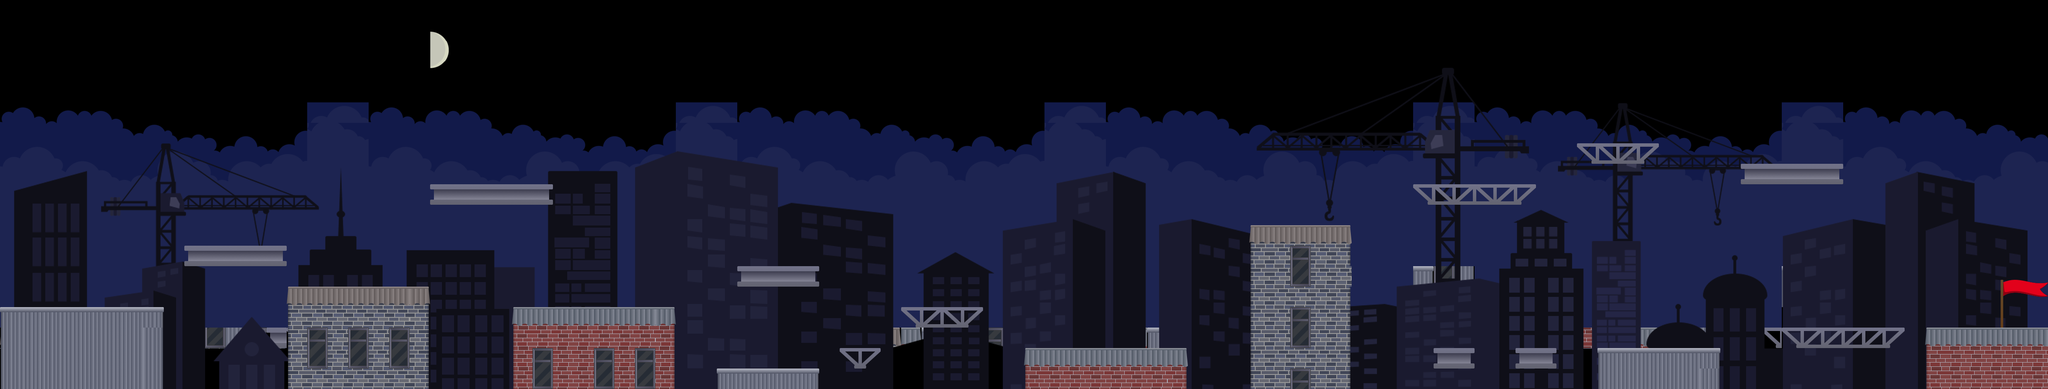

A level layout from a 2D game, rendered from its tile map. Below: a short description, then the map file with tile-grid data replaced by summaries:
An orthogonal 100x19 tile map with 48x48 px tiles, 4 tile layers (layer1, layer4, layer2, layer3), 6 tilesets and 17 objects.

<map version="1.2" tiledversion="1.2.1" orientation="orthogonal" renderorder="right-down" width="100" height="19" tilewidth="48" tileheight="48" infinite="0" nextlayerid="8" nextobjectid="40">
 <tileset firstgid="1" name="clouds" tilewidth="48" tileheight="48" tilecount="240" columns="15">
  <image source="../../sprites/wolken.png" width="750" height="777" />
 </tileset>
 <tileset firstgid="241" name="spritesheet" tilewidth="48" tileheight="48" tilecount="30" columns="6">
  <image source="../../sprites/main/spritesheet.png" width="288" height="240" />
 </tileset>
 <tileset firstgid="271" name="skyline" tilewidth="48" tileheight="48" tilecount="1782" columns="99">
  <image source="../../sprites/main/skyline.png" width="4777" height="900" />
 </tileset>
 <tileset firstgid="2053" name="chair" tilewidth="35" tileheight="51" tilecount="1" columns="1">
  <image source="../../sprites/main/chair.png" width="35" height="51" />
 </tileset>
 <tileset firstgid="2054" name="flag" tilewidth="48" tileheight="48" tilecount="150" columns="15">
  <image source="../../sprites/main/flag.png" width="764" height="500" />
 </tileset>
 <tileset firstgid="2204" name="moonimahes" tilewidth="48" tileheight="48" spacing="1" tilecount="105" columns="15">
  <image source="../../sprites/moonimahes.png" width="750" height="346" />
 </tileset>
 <layer id="2" name="layer1" width="100" height="19">
  <data>[1900 cells, 1900 non-empty, 285 distinct tile ids]</data>
 </layer>
 <layer id="1" name="layer4" width="100" height="19">
  <data>[1900 cells, 1782 non-empty, 1782 distinct tile ids]</data>
 </layer>
 <objectgroup id="6" name="Collects">
  <object id="17" gid="2053" x="1123" y="343" width="35" height="51" />
  <object id="21" gid="2053" x="1792.33" y="467.667" width="35" height="51" />
  <object id="22" gid="2053" x="1792.33" y="812.333" width="35" height="51" />
  <object id="23" gid="2053" x="2219.66" y="586" width="35" height="51" />
  <object id="24" gid="2053" x="2509" y="490" width="35" height="51" />
  <object id="25" gid="2053" x="2852.33" y="447.666" width="35" height="51" />
  <object id="26" gid="2053" x="3067" y="377.333" width="35" height="51" />
  <object id="27" gid="2053" x="3390.33" y="298.667" width="35" height="51" />
  <object id="28" gid="2053" x="3758.66" y="207" width="35" height="51" />
  <object id="30" gid="2053" x="4188.34" y="202.667" width="35" height="51" />
  <object id="31" gid="2053" x="4488.33" y="313.333" width="35" height="51" />
  <object id="32" gid="2053" x="550" y="493" width="35" height="51" />
  <object id="34" gid="2053" x="1413.67" y="605" width="35" height="51" />
  <object id="35" gid="2053" x="3397.67" y="765" width="35" height="51" />
  <object id="36" gid="2053" x="3583" y="757" width="35" height="51" />
  <object id="37" gid="2053" x="3819" y="746.333" width="35" height="51" />
  <object id="38" gid="2053" x="4247" y="633" width="35" height="51" />
 </objectgroup>
 <layer id="3" name="layer2" width="100" height="19">
  <data>[1900 cells, 236 non-empty, 25 distinct tile ids]</data>
 </layer>
 <layer id="7" name="layer3" width="100" height="19" offsetx="1" offsety="48">
  <data>[1900 cells, 7 non-empty, 7 distinct tile ids]</data>
 </layer>
</map>
